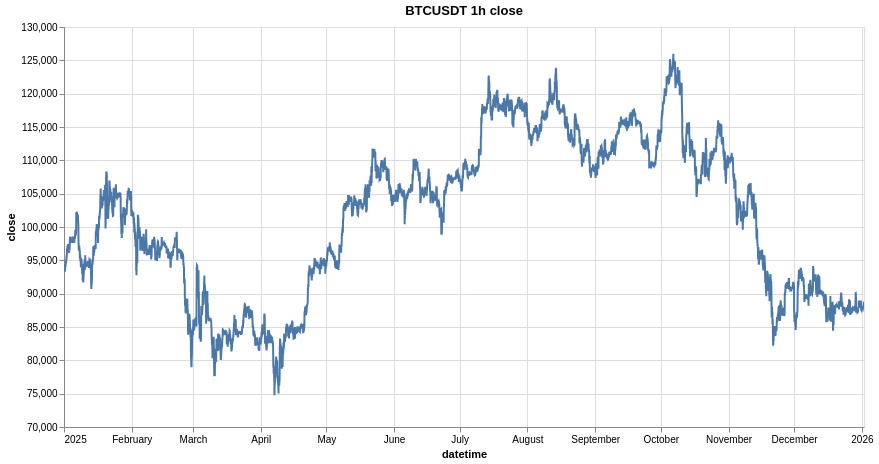

Here is the notebook cell this chart was saved with:
### Code cell
import altair

altair.data_transformers.enable("vegafusion")
research.plot_timeseries(ts, sym, "close", interval, "dynamic")

### Figure 1 — Vega specification as saved in the notebook (floating-point values rounded to 4 significant figures; data arrays with more than 128 entries replaced by an {"elided": "..."} marker saying what was removed)
{"$schema": "https://vega.github.io/schema/vega/v6.json", "data": [{"name": "param_db82be42624d4632_store"}, {"name": "param_e9b61157fc812227_store"}, {"name": "source_0", "values": {"elided": "8784 records"}, "transform": [{"type": "formula", "expr": "toDate(datum['datetime'])", "as": "datetime"}]}, {"name": "source_0_y_domain_close", "values": [{"min": 74780.0, "max": 126000.0}]}], "signals": [{"name": "unit", "value": {}, "on": [{"events": "pointermove", "update": "isTuple(group()) ? group() : unit"}]}, {"name": "param_db82be42624d4632", "update": "vlSelectionResolve(\"param_db82be42624d4632_store\", \"union\")"}, {"name": "param_e9b61157fc812227", "update": "vlSelectionResolve(\"param_e9b61157fc812227_store\", \"union\")"}, {"name": "param_db82be42624d4632_datetime", "on": [{"events": [{"source": "view", "type": "dblclick"}], "update": "null"}, {"events": {"signal": "param_db82be42624d4632_translate_delta"}, "update": "panLinear(param_db82be42624d4632_translate_anchor.extent_x, -param_db82be42624d4632_translate_delta.x / width)"}, {"events": {"signal": "param_db82be42624d4632_zoom_delta"}, "update": "zoomLinear(domain(\"x\"), param_db82be42624d4632_zoom_anchor.x, param_db82be42624d4632_zoom_delta)"}]}, {"name": "param_db82be42624d4632_tuple", "on": [{"events": [{"signal": "param_db82be42624d4632_datetime"}], "update": "param_db82be42624d4632_datetime ? {unit: \"\", fields: param_db82be42624d4632_tuple_fields, values: [param_db82be42624d4632_datetime]} : null"}]}, {"name": "param_db82be42624d4632_tuple_fields", "value": [{"field": "datetime", "channel": "x", "type": "R"}]}, {"name": "param_db82be42624d4632_translate_anchor", "value": {}, "on": [{"events": [{"source": "scope", "type": "pointerdown"}], "update": "{x: x(unit), y: y(unit), extent_x: domain(\"x\")}"}]}, {"name": "param_db82be42624d4632_translate_delta", "value": {}, "on": [{"events": [{"source": "window", "between": [{"source": "scope", "type": "pointerdown"}, {"source": "window", "type": "pointerup"}], "type": "pointermove", "consume": true}], "update": "{x: param_db82be42624d4632_translate_anchor.x - x(unit), y: param_db82be42624d4632_translate_anchor.y - y(unit)}"}]}, {"name": "param_db82be42624d4632_zoom_anchor", "on": [{"events": [{"source": "scope", "type": "wheel", "consume": true}], "update": "{x: invert(\"x\", x(unit)), y: invert(\"y\", y(unit))}"}]}, {"name": "param_db82be42624d4632_zoom_delta", "on": [{"events": [{"source": "scope", "consume": true, "type": "wheel"}], "update": "pow(1.001, event.deltaY * pow(16, event.deltaMode))", "force": true}]}, {"name": "param_db82be42624d4632_modify", "on": [{"events": {"signal": "param_db82be42624d4632_tuple"}, "update": "modify(\"param_db82be42624d4632_store\", param_db82be42624d4632_tuple, true)"}]}, {"name": "param_e9b61157fc812227_close", "on": [{"events": [{"source": "view", "type": "dblclick"}], "update": "null"}, {"events": {"signal": "param_e9b61157fc812227_translate_delta"}, "update": "panLinear(param_e9b61157fc812227_translate_anchor.extent_y, param_e9b61157fc812227_translate_delta.y / height)"}, {"events": {"signal": "param_e9b61157fc812227_zoom_delta"}, "update": "zoomLinear(domain(\"y\"), param_e9b61157fc812227_zoom_anchor.y, param_e9b61157fc812227_zoom_delta)"}]}, {"name": "param_e9b61157fc812227_tuple", "on": [{"events": [{"signal": "param_e9b61157fc812227_close"}], "update": "param_e9b61157fc812227_close ? {unit: \"\", fields: param_e9b61157fc812227_tuple_fields, values: [param_e9b61157fc812227_close]} : null"}]}, {"name": "param_e9b61157fc812227_tuple_fields", "value": [{"field": "close", "channel": "y", "type": "R"}]}, {"name": "param_e9b61157fc812227_translate_anchor", "value": {}, "on": [{"events": [{"source": "scope", "type": "pointerdown"}], "update": "{x: x(unit), y: y(unit), extent_y: domain(\"y\")}"}]}, {"name": "param_e9b61157fc812227_translate_delta", "value": {}, "on": [{"events": [{"source": "window", "between": [{"source": "scope", "type": "pointerdown"}, {"source": "window", "type": "pointerup"}], "type": "pointermove", "consume": true}], "update": "{x: param_e9b61157fc812227_translate_anchor.x - x(unit), y: param_e9b61157fc812227_translate_anchor.y - y(unit)}"}]}, {"name": "param_e9b61157fc812227_zoom_anchor", "on": [{"events": [{"source": "scope", "type": "wheel", "consume": true}], "update": "{x: invert(\"x\", x(unit)), y: invert(\"y\", y(unit))}"}]}, {"name": "param_e9b61157fc812227_zoom_delta", "on": [{"events": [{"source": "scope", "type": "wheel", "consume": true}], "update": "pow(1.001, event.deltaY * pow(16, event.deltaMode))", "force": true}]}, {"name": "param_e9b61157fc812227_modify", "on": [{"events": {"signal": "param_e9b61157fc812227_tuple"}, "update": "modify(\"param_e9b61157fc812227_store\", param_e9b61157fc812227_tuple, true)"}]}], "marks": [{"type": "line", "name": "marks", "from": {"data": "source_0"}, "sort": {"field": "x"}, "encode": {"update": {"x": {"field": "datetime", "scale": "x"}, "y": {"field": "close", "scale": "y"}, "tooltip": {"signal": "{\"datetime\": timeFormat(datum[\"datetime\"], \"%b %d, %Y\"), \"close\": format(datum[\"close\"], \"\")}"}, "defined": {"signal": "isValid(datum[\"datetime\"]) && isFinite(+datum[\"datetime\"]) && isValid(datum[\"close\"]) && isFinite(+datum[\"close\"])"}, "stroke": {"value": "#4c78a8"}}}, "style": ["line"], "clip": true, "interactive": true}], "scales": [{"name": "x", "type": "time", "domain": {"data": "source_0", "field": "datetime"}, "range": [0, {"signal": "width"}], "domainRaw": {"signal": "param_db82be42624d4632[\"datetime\"]"}}, {"name": "y", "type": "linear", "domain": [{"signal": "(data(\"source_0_y_domain_close\")[0] || {}).min"}, {"signal": "(data(\"source_0_y_domain_close\")[0] || {}).max"}], "range": [{"signal": "height"}, 0], "zero": false, "domainRaw": {"signal": "param_e9b61157fc812227[\"close\"]"}, "nice": true}], "axes": [{"scale": "x", "grid": true, "ticks": false, "orient": "bottom", "domain": false, "zindex": 0, "tickCount": {"signal": "ceil(width/40)"}, "maxExtent": 0, "minExtent": 0, "aria": false, "gridScale": "y", "labels": false}, {"scale": "y", "gridScale": "x", "domain": false, "grid": true, "ticks": false, "zindex": 0, "maxExtent": 0, "labels": false, "aria": false, "minExtent": 0, "orient": "left", "tickCount": {"signal": "ceil(height/40)"}}, {"scale": "x", "title": "datetime", "grid": false, "labelFlush": true, "zindex": 0, "labelOverlap": true, "orient": "bottom", "tickCount": {"signal": "ceil(width/40)"}}, {"scale": "y", "zindex": 0, "labelOverlap": true, "title": "close", "grid": false, "orient": "left", "tickCount": {"signal": "ceil(height/40)"}}], "title": {"text": "BTCUSDT 1h close", "frame": "group"}, "background": "white", "padding": 5, "style": "cell", "width": 800, "height": 400}
